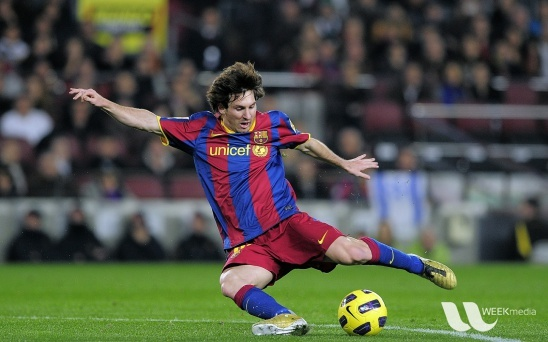
#> input picture AOI reference/Week10_hw/messi5.jpg, 548 x 342 px, found by its file name
$ python 'Week10_練習題4_110303506.py'
#> lines starting #> are read from the running program, lines starting #| are printed output that depends on the picture
import cv2

def main():
    img_1 = cv2.imread('Week10_hw\messi5.jpg') #讀取影像
#> img_1 is the input picture: shape (342, 548, 3); mean B, G, R 72.4, 86.1, 82.2
    img_2 = cv2.imread('Week10_hw\messi5p.jpg')
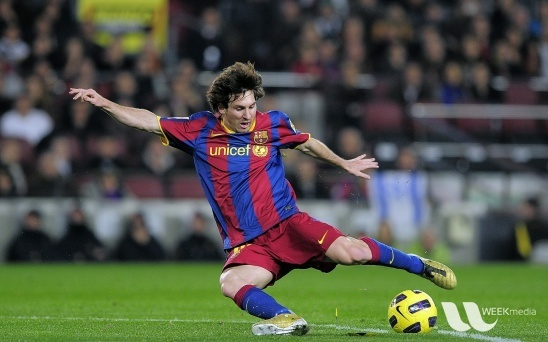
#> input picture AOI reference/Week10_hw/messi5p.jpg, 548 x 342 px, found by its file name
#> img_2 is the input picture: shape (342, 548, 3); mean B, G, R 72.4, 86.1, 82.2
    diff = cv2.absdiff(img_1, img_2) #相減運算
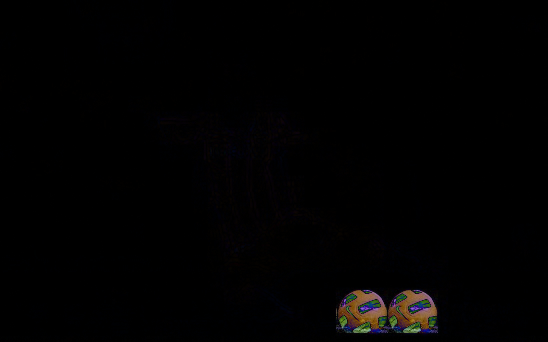
#> diff: shape (342, 548, 3); mean B, G, R 1.6, 1.7, 2.1
    cv2.imshow('img_1', img_1) #顯示原圖以及相減結果
    cv2.imshow('img_2', img_2)
    cv2.imshow('diff', diff)
    cv2.waitKey(0)
    cv2.destroyAllWindows()

if __name__=='__main__':
    main()
